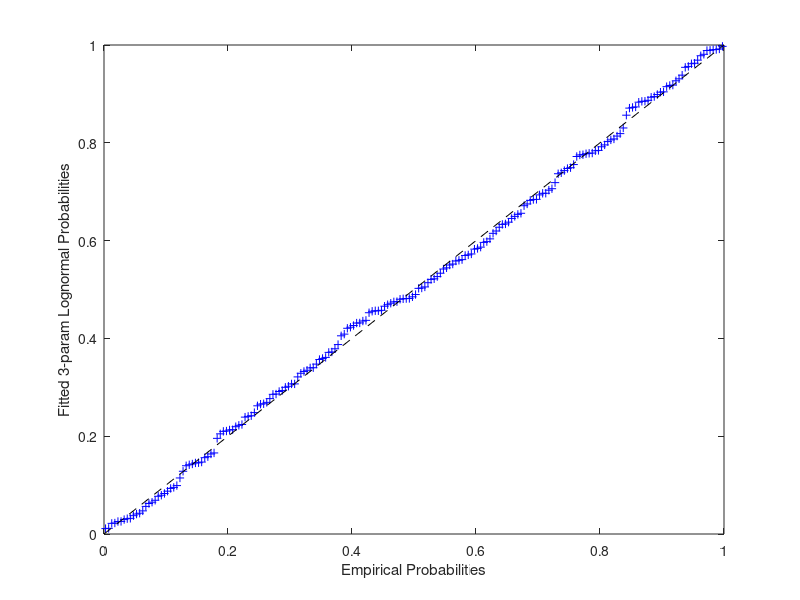

Recreate this plot in MATLAB. (Note: this script raises an error after producing the figure.)
%% Fitting a Univariate Distribution Using Cumulative Probabilities
% The most common method for fitting a univariate distribution to data is
% maximum likelihood.  But maximum likelihood does not work in all cases, and
% other estimation methods, such as the Method of Moments, are sometimes
% needed.  This demo describes another generally-applicable method for fitting
% univariate distributions that can be useful in cases when maximum likelihood
% fails, for example for some models that include a threshold parameter.  When
% applicable, maximum likelihood is probably the better choice of methods,
% because it is often more efficient.  But the method described here provides
% another tool that can be used when needed.

%   Copyright 2005 The MathWorks, Inc.
%   $Revision: 1.1.6.2 $  $Date: 2005/12/12 23:33:22 $


%% Fitting an Exponential Distribution Using Least Squares
% The term "least squares" is most commonly used in the context of fitting a
% regression line or surface to model a response variable as a function of one
% or more predictor variables.  The method described here is a very different
% application of least squares: univariate distribution fitting, with only a
% single variable.
%
% To demonstrate, first simulate some sample data.  We'll use an exponential
% distribution to generate the data.  For the purposes of this example, as in
% practice, we'll assume that the data are not known to have come from a
% particular model.
rand('state',0); randn('state',0);
n = 100;
x = exprnd(2,n,1);

%%
% Next, compute the empirical cumulative distribution function (ECDF) of the
% data. This is simply a step function with a jump in cumulative probability,
% p, of 1/n at each data point, x.
x = sort(x);
p = ((1:n)-0.5)' ./ n;
stairs(x,p,'k-');
xlabel('x');
ylabel('Cumulative probability (p)');

%%
% We'll fit an exponential distribution to these data.  One way to do that is
% to find the exponential distribution whose cumulative distribution function
% (CDF) best approximates (in a sense to be explained below) the ECDF of the
% data.  The exponential CDF is p = Pr{X <= x} = 1 - exp(-x/mu).  Transforming
% that to -log(1-p)*mu = x gives a linear relationship between -log(1-p) and
% x.  If the data do come from an exponential, we ought to see, at least
% approximately, a linear relationship if we plug the computed x and p values
% from the ECDF into that equation.  If we use least squares to fit a straight
% line through the origin to x vs. -log(1-p), then that fitted line represents
% the exponential distribution that is "closest" to the data.  The slope of
% the line is an estimate of the parameter mu.
%
% Equivalently, we can think of y = -log(1-p) as an "idealized sample" from a
% standard (mean 1) exponential distribution. These idealized values are
% exactly equally spaced on the probability scale.  A Q-Q plot of x and y
% ought to be approximately linear if the data come from an exponential
% distribution, and we'll fit the least squares line through the origin to x
% vs. y.
y = -log(1 - p);
muHat = y \ x

%%
% Plot the data and the fitted line.
plot(x,y,'+', y*muHat,y,'r--');
xlabel('x');
ylabel('y = -log(1-p)');
%%
% Notice that the linear fit we've made minimizes the sum of squared errors in
% the horizontal, or "x", direction.  That's because the values for y =
% -log(1-p) are deterministic, and it's the x values that are random.  It's
% also possible to regress y vs. x, or to use other types of linear fits, for
% example, weighted regression, orthogonal regression, or even robust
% regression. We will not explore those possibilities here.

%%
% For comparison, fit the data by maximum likelihood.
muMLE = expfit(x)

%%
% Now plot the two estimated distributions on the untransformed cumulative
% probability scale.
stairs(x,p,'k-');
hold on
xgrid = linspace(0,1.1*max(x),100)';
plot(xgrid,expcdf(xgrid,muHat),'r--', xgrid,expcdf(xgrid,muMLE),'b--');
hold off
xlabel('x'); ylabel('Cumulative Probability (p)');
legend({'Data','LS Fit','ML Fit'},'location','southeast');
%%
% The two methods give very similar fitted distributions, although the LS fit
% has been influenced more by observations in the tail of the distribution.


%% Fitting a Weibull Distribution
% For a slightly more complex example, simulate some sample data from a
% Weibull distribution, and compute the ECDF of x.
n = 100;
x = wblrnd(2,1,n,1);
x = sort(x);
p = ((1:n)-0.5)' ./ n;

%%
% To fit a Weibull distribution to these data, notice that the CDF for the
% Weibull is p = Pr{X <= x} = 1 - exp(-(x/a)^b). Transforming that to log(a) +
% log(-log(1-p))*(1/b) = log(x) again gives a linear relationship, this time
% between log(-log(1-p)) and log(x).  We can use least squares to fit a
% straight line on the transformed scale using p and x from the ECDF, and the
% slope and intercept of that line lead to estimates of a and b.
logx = log(x);
logy = log(-log(1 - p));
poly = polyfit(logy,logx,1);
paramHat = [exp(poly(2)) 1/poly(1)]

%%
% Plot the data and the fitted line on the transformed scale.
plot(logx,logy,'+', log(paramHat(1)) + logy/paramHat(2),logy,'r--');
xlabel('log(x)');
ylabel('log(-log(1-p))');

%%
% For comparison, fit the data by maximum likelihood, and plot the two
% estimated distributions on the untransformed scale.
paramMLE = wblfit(x)
stairs(x,p,'k');
hold on
xgrid = linspace(0,1.1*max(x),100)';
plot(xgrid,wblcdf(xgrid,paramHat(1),paramHat(2)),'r--', ...
     xgrid,wblcdf(xgrid,paramMLE(1),paramMLE(2)),'b--');
hold off
xlabel('x'); ylabel('Cumulative Probability (p)');
legend({'Data','LS Fit','ML Fit'},'location','southeast');


%% A Threshold Parameter Example
% It's sometimes necessary to fit positive distributions like the Weibull or
% lognormal with a threshold parameter.  For example, a Weibull random
% variable takes values over (0,Inf), and a threshold parameter, c, shifts
% that range to (c,Inf).  If the threshold parameter is known, then there is
% no difficulty.  But if the threshold parameter is not known, it must instead
% be estimated.  These models are difficult to fit with maximum likelihood --
% the likelihood can have multiple modes, or even become infinite for
% parameter values that are not reasonable for the data, and so maximum
% likelihood is often not a good method.  But with a small addition to the
% least squares procedure, we can get stable estimates.
%
% To illustrate, we'll simulate some data from a three-parameter Weibull
% distribution, with a threshold value.  As above, we'll assume for the
% purposes of the example that the data are not known to have come from a
% particular model, and that the threshold is not known.
n = 100;
x = wblrnd(4,2,n,1) + 4;
hist(x,20); xlim([0 16]);

%%
% How can we fit a three-parameter Weibull distribution to these data?  If we
% knew what the threshold value was, 1 for example, we could subtract that
% value from the data and then use the least squares procedure to estimate the
% Weibull shape and scale parameters.
x = sort(x);
p = ((1:n)-0.5)' ./ n;
logy = log(-log(1-p));
logxm1 = log(x-1);
poly1 = polyfit(log(-log(1-p)),log(x-1),1);
paramHat1 = [exp(poly1(2)) 1/poly1(1)]
plot(logxm1,logy,'b+', log(paramHat1(1)) + logy/paramHat1(2),logy,'r--');
xlabel('log(x-1)');
ylabel('log(-log(1-p))');

%%
% That's not a very good fit -- log(x-1) and log(-log(1-p)) do not have a
% linear relationship.  Of course, that's because we don't know the correct
% threshold value.  If we try subtracting different threshold values, we get
% different plots and different parameter estimates.
logxm2 = log(x-2);
poly2 = polyfit(log(-log(1-p)),log(x-2),1);
paramHat2 = [exp(poly2(2)) 1/poly2(1)]
%%
logxm4 = log(x-4);
poly4 = polyfit(log(-log(1-p)),log(x-4),1);
paramHat4 = [exp(poly4(2)) 1/poly4(1)]
%%
plot(logxm1,logy,'b+', logxm2,logy,'r+', logxm4,logy,'g+', ...
     log(paramHat1(1)) + logy/paramHat1(2),logy,'b--', ...
     log(paramHat2(1)) + logy/paramHat2(2),logy,'r--', ...
     log(paramHat4(1)) + logy/paramHat4(2),logy,'g--');
xlabel('log(x - c)');
ylabel('log(-log(1 - p))');
legend({'Threshold = 1' 'Threshold = 2' 'Threshold = 4'}, 'location','northwest');

%%
% The relationship between log(x-4) and log(-log(1-p)) appears approximately
% linear.  Since we'd expect to see an approximately linear plot if we
% subtracted the true threshold parameter, this is evidence that 4 might be a
% reasonable value for the threshold.  On the other hand, the plots for 2 and
% 3 differ more systematically from linear, which is evidence that those
% values are not consistent with the data.
%
% This argument can be formalized.  For each provisional value of the
% threshold parameter, the corresponding provisional Weibull fit can be
% characterized as the parameter values that maximize the R^2 value of a
% linear regression on the transformed variables log(x-c) and log(-log(1-p)).
% To estimate the threshold parameter, we can carry that one step further, and
% maximize the R^2 value over all possible threshold values.
r2 = @(x,y) 1 - norm(y - polyval(polyfit(x,y,1),x)).^2 / norm(y - mean(y)).^2;
threshObj = @(c) -r2(log(-log(1-p)),log(x-c));
cHat = fminbnd(threshObj,.75*min(x), .9999*min(x));
poly = polyfit(log(-log(1-p)),log(x-cHat),1);
paramHat = [exp(poly(2)) 1/poly(1) cHat]
logx = log(x-cHat);
logy = log(-log(1-p));
plot(logx,logy,'b+', log(paramHat(1)) + logy/paramHat(2),logy,'r--');
xlabel('log(x - cHat)');
ylabel('log(-log(1 - p))');


%% Non-Location-Scale Families
% The exponential distribution is a scale family, and on the log scale, the
% Weibull distribution is a location-scale family, so this least squares
% method was straightforward in those two cases.  The general procedure to
% fit a location-scale distribution is
%
% * Compute the ECDF of the observed data.
% * Transform the distribution's CDF to get a linear relationship between
% some function of the data and some function of the cumulative
% probability.  These two functions do not involve the distribution
% parameters, but the slope and intercept of the line do.
% * Plug the values of x and p from the ECDF into that transformed CDF,
% and fit a straight line using least squares.
% * Solve for the distribution parameters in terms of the slope and
% intercept of the line.
%
% We also saw that fitting a distribution that is a location-scale family
% with an additional a threshold parameter is only slightly more difficult.
%
% But other distributions that are not location-scale families, like the
% gamma, are a bit tricker.  There's no transformation of the CDF that will
% give a relationship that is linear.  However, we can use a similar idea,
% only this time working on the untransformed cumulative probability scale.  A
% P-P plot is the appropriate way to visualize that fitting procedure.
%
% If the empirical probabilities from the ECDF are plotted against fitted
% probabilities from a parametric model, a tight scatter along the 1:1 line
% from zero to one indicates that the parameter values define a distribution
% that explains the observed data well, because the fitted CDF approximates
% the empirical CDF well.  The idea is to find parameter values that make the
% probability plot as close to the 1:1 line as possible.  That may not even be
% possible, if the distribution is not a good model for the data.  If the P-P
% plot shows a systematic departure from the 1:1 line, then the model may be
% questionable.  However, it's important to remember that since the points in
% these plots are not independent, interpretion is not exactly the same as a
% regression residual plot.
%
% For example, we'll simulate some data and fit a gamma distribution.
n = 100;
x = gamrnd(2,1,n,1);

%%
% Compute the ECDF of x.
x = sort(x);
pEmp = ((1:n)-0.5)' ./ n;

%%
% We can make a probability plot using any initial guess for the gamma
% distribution's parameters, a=1 and b=1, say.  That guess is not very good --
% the probabilities from the parametric CDF are not close to the probabilities
% from the ECDF.  If we tried a different a and b, we'd get a different
% scatter on the P-P plot, with a different discrepancy from the 1:1 line.
% Since we know the true a and b in this example, we'll try those values.
a0 = 1; b0 = 1;
p0Fit = gamcdf(x,a0,b0);
a1 = 2; b1 = 1;
p1Fit = gamcdf(x,a1,b1);
plot([0 1],[0 1],'k--', pEmp,p0Fit,'b+', pEmp,p1Fit,'r+');
xlabel('Empirical Probabilities');
ylabel('(Provisionally) Fitted Gamma Probabilities');
legend({'1:1 Line','a=1, b=1', 'a=2, b=1'}, 'location','southeast');

%%
% The second set of values for a and b make for a much better plot, and thus
% are more compatible with the data, if you are measuring "compatible" by how
% straight you can make the P-P plot.
%
% To make the scatter match the 1:1 line as closely possible, we can find the
% values of a and b that minimize a weighted sum of the squared distances to
% the 1:1 line.  The weights are defined in terms of the empirical
% probabilities, and are lowest in the center of the plot and highest at the
% extremes.  These weights compensate for the variance of the fitted
% probabilities, which is highest near the median and lowest in the tails.
% This weighted least squares procedure defines the estimator for a and b.
wgt = 1 ./ sqrt(pEmp.*(1-pEmp));
gammaObj = @(params) sum(wgt.*(gamcdf(x,exp(params(1)),exp(params(2)))-pEmp).^2);
paramHat = fminsearch(gammaObj,[log(a1),log(b1)]);
paramHat = exp(paramHat)

%%
pFit = gamcdf(x,paramHat(1),paramHat(2));
plot([0 1],[0 1],'k--', pEmp,pFit,'b+');
xlabel('Empirical Probabilities');
ylabel('Fitted Gamma Probabilities');
%%
% Notice that in the location-scale cases considered earlier, we could fit the
% distribution with a single straight line fit.  Here, as with the threshold
% parameter example, we had to iteratively find the best-fit parameter values.


%% Model Misspecification
% The P-P plot can also be useful for comparing fits from different
% distribution families.  What happens if we try to fit a lognormal
% distribution to these data?
wgt = 1 ./ sqrt(pEmp.*(1-pEmp));
LNobj = @(params) sum(wgt.*(logncdf(x,params(1),exp(params(2)))-pEmp).^2);
mu0 = mean(log(x)); sigma0 = std(log(x));
paramHatLN = fminsearch(LNobj,[mu0,log(sigma0)]);
paramHatLN(2) = exp(paramHatLN(2))

%%
pFitLN = logncdf(x,paramHatLN(1),paramHatLN(2));
hold on
plot(pEmp,pFitLN,'rx');
hold off
ylabel('Fitted Probabilities');
legend({'1:1 Line', 'Fitted Gamma', 'Fitted Lognormal'},'location','southeast');
%%
% Notice how the lognormal fit differs systematically from the gamma fit in the
% tails. It grows more slowly in the left tail, and dies more slowly in the
% right tail.  The gamma seems to be a slightly better fit to the data.


%% A Lognormal Threshold Parameter Example
% The lognormal distribution is simple to fit by maximum likelihood, because
% once the log transformation is applied to the data, maximum likelihood is
% identical to fitting a normal.  But it is sometimes necessary to estimate a
% threshold parameter in a lognormal model.  The likelihood for such a model
% is unbounded, and so maximum likelihood does not work.  However, the least
% squares method provides a way to make estimates.  Since the two-parameter
% lognormal distribution can be log-transformed to a location-scale family, we
% could follow the same steps as in the earlier example that demonstrated
% fitting a Weibull distribution with threshold parameter.  Here, however,
% we'll do the estimation on the cumulative probability scale, as in the
% previous example demonstrating a fit with the gamma distribution.
%
% To illustrate, we'll simulate some data from a three-parameter lognormal
% distribution, with a threshold.
n = 200;
x = lognrnd(0,.5,n,1) + 10;
hist(x,20); xlim([8 15]);

%%
% Compute the ECDF of x, and find the parameters for the best-fit
% three-parameter lognormal distribution.
x = sort(x);
pEmp = ((1:n)-0.5)' ./ n;
wgt = 1 ./ sqrt(pEmp.*(1-pEmp));
LN3obj = @(params) sum(wgt.*(logncdf(x-params(3),params(1),exp(params(2)))-pEmp).^2);
c0 = .99*min(x);
mu0 = mean(log(x-c0)); sigma0 = std(log(x-c0));
paramHat = fminsearch(LN3obj,[mu0,log(sigma0),c0]);
paramHat(2) = exp(paramHat(2))
%%
pFit = logncdf(x-paramHat(3),paramHat(1),paramHat(2));
plot(pEmp,pFit,'b+', [0 1],[0 1],'k--');
xlabel('Empirical Probabilities');
ylabel('Fitted 3-param Lognormal Probabilities');


%% Measures of Precision
% Parameter estimates are only part of the story -- a model fit also needs
% some measure of how precise the estimates are, typically standard errors.
% With maximum likelihood, the usual method is to use the information matrix
% and a large-sample asymptotic argument to approximate the covariance matrix
% of the estimator over repeated sampling.  No such theory exists for these
% least squares estimators.
%
% However, Monte-Carlo simulation provides another way to estimate standard
% errors.  If we use the fitted model to generate a large number of datasets,
% we can approximate the standard error of the estimators with the Monte-Carlo
% standard deviation.  For simplicity, we've defined a fitting function in a
% separate M file, <matlab:edit('logn3fit.m') |logn3fit.m|>.

%%
estsSim = zeros(1000,3);
for i = 1:size(estsSim,1)
    xSim = lognrnd(paramHat(1),paramHat(2),n,1) + paramHat(3);
    estsSim(i,:) = logn3fit(xSim);
end
std(estsSim)

%%
% It might also be useful to look at the distribution of the estimates, to
% check if the assumption of approximate normality is reasonable for this
% sample size, or to check for bias.
subplot(3,1,1), hist(estsSim(:,1),20);
title('Log-Location Parameter Bootstrap Estimates');
subplot(3,1,2), hist(estsSim(:,2),20);
title('Log-Scale Parameter Bootstrap Estimates');
subplot(3,1,3), hist(estsSim(:,3),20);
title('Threshold Parameter Bootstrap Estimates');
%%
% Clearly, the estimator for the threshold parameter is skewed.  This is to be
% expected, since it is bounded above by the minimum data value.  The other
% two histograms indicate that approximate normality might be a questionable
% assumption for the log-location parameter (the first histogram) as well.  The
% standard errors computed above must be interpreted with that in mind, and
% the usual construction for confidence intervals might not be appropriate for
% the log-location and threshold parameters.
%
% The means of the simulated estimates are close to the parameter values used
% to generate simulated data, indicating that the procedure is approximately
% unbiased at this sample size, at least for parameter values near the
% estimates.
[paramHat; mean(estsSim)]

%%
% Finally, we could also have used the function |bootstrp| to compute
% bootstrap standard error estimates.  These do not make any parametric
% assumptions about the data.
estsBoot = bootstrp(1000,@logn3fit,x);
std(estsBoot)
%%
% The bootstrap standard errors are not far off from the Monte-Carlo
% calculations. That's not surprising, since the fitted model is the same one
% from which the example data were generated.

%% Summary
% The fitting method described here is an alternative to maximum likelihood
% that can be used to fit univariate distributions when maximum likelihood
% fails to provide useful parameter estimates.  One important application is
% in fitting distributions involving a threshold parameter, such as the
% three-parameter lognormal.  Standard errors are more difficult to compute
% than for maximum likelihood estimates, because analytic approximations do
% not exist, but simulation provides a feasible alternative.
%
% The P-P plots used here to illustrate the fitting method are useful in their
% own right, as a visual indication of lack of fit when fitting a univariate
% distribution.


displayEndOfDemoMessage(mfilename)
